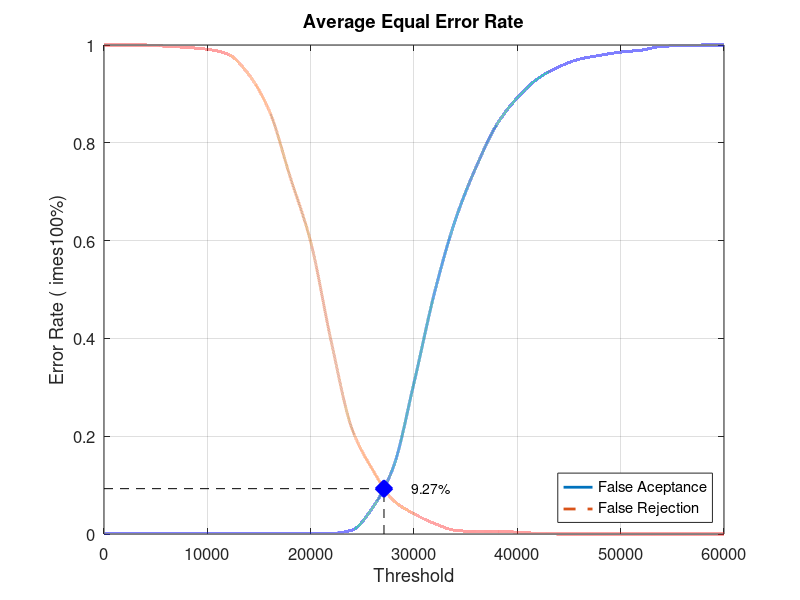
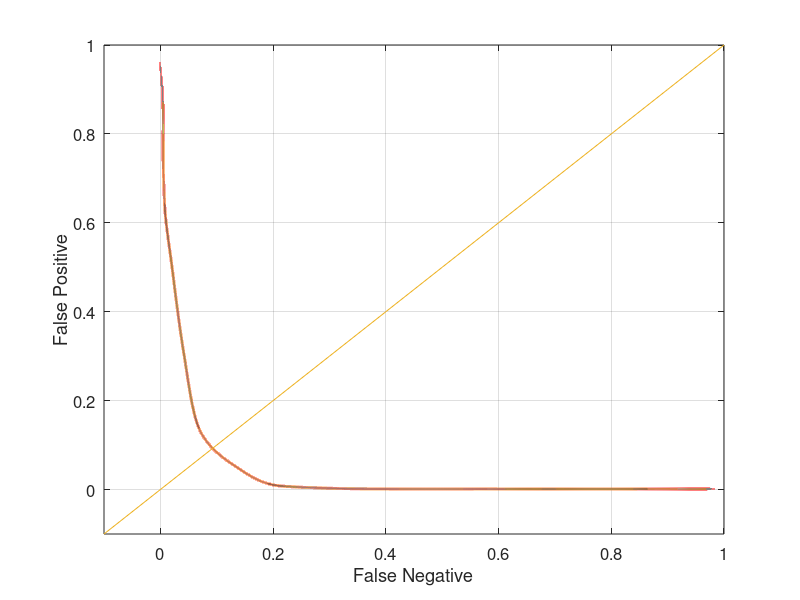

These figures' MATLAB source, in order:
close all;
clear;
clc;
x = 0:2000:60000;
xq = 0:0.5:60000;

y0 = [0 0.00131579 0.00131579 0.00131579 0.00131579 0.00131579 0.00131579 0.00131579 0.00131579 0.00131579 0.00131579 0.00131579 0.00789474 0.0539474 0.136842 0.309211 0.494737 0.642105 0.75 0.836842 0.892105 0.931579 0.955263 0.971053 0.978947 0.985526 0.989474 0.997368 0.998684 1 1]
yy0 = interp1(x, y0, xq, 'pchip');
y1 = [1 1 1 0.9975 0.995 0.99125 0.98125 0.94 0.865 0.73125 0.5975 0.3925 0.215 0.13125 0.06875 0.04125 0.02125 0.0075 0.005 0.005 0.00375 0.00125 0 0 0 0 0 0 0 0 0]
yy1 = interp1(x, y1, xq, 'pchip');

% Calculating EER: 
y2 = abs(y0 - y1);
find(y2 == min(y2))
yy2 = abs(yy0 - yy1);
xEER = find(yy2 == min(yy2));
xEERIndex = xq(xEER) % X-axis EER
yEER = yy0(xEER) % Y-axis EER

main = figure
plot(xq, yy0,'-','LineWidth', 2);	hold on
plot(xq, yy1,'--','LineWidth', 2);	hold on
plot([xEERIndex xEERIndex], [0 yEER], 'k--');	hold on
plot([0 xEERIndex], [yEER yEER], 'k--');	hold on
plot(xEERIndex, yEER, 'bx', 'LineWidth', 10);	hold on
text(xEERIndex + 10 * xEERIndex / 100, yEER, [num2str(round((10000 * yEER)) / 100) '%'])
legend('False Aceptance', 'False Rejection', 'Location', 'SouthEast')
xlabel('Threshold')
ylabel('Error Rate (	imes100%)')
title('Average Equal Error Rate')
set(gca, 'FontSize', 12)
axis([0 60000 0 1])
grid on

print(main, 'Experiment4AverageMain', '-dpng');
FNRxFPR = figure('Color', [1 1 1]);
plot(yy1, yy0, '-', yy1, yy0, 'LineWidth', 2);
hold on
y = -0.1:0.1:1
plot(y, y); 
set(gca, 'FontSize', 12)
xlabel('False Negative')
ylabel('False Positive')
axis([-0.1 1 -0.1 1])
set(gca, 'FontSize', 12)
grid on

print(FNRxFPR, 'Experiment4AverageFNRxFPR','-dpng');
